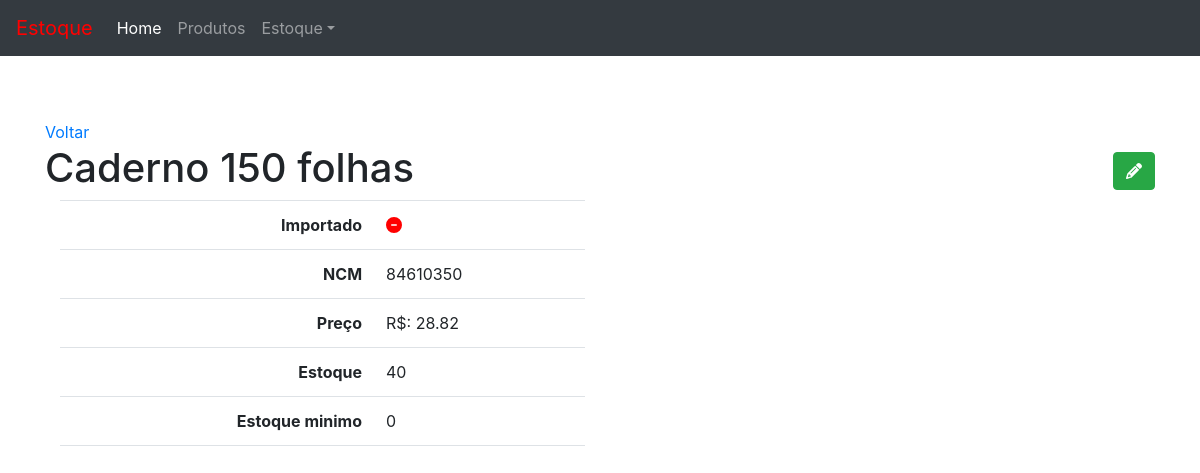
The page /produto/4/ on the database its author committed.
### product/models.py (models this page shows, shortened)
class Product(models.Model):
    imported = models.BooleanField(default= True)
    ncm = models.CharField('NCM', max_length= 8)
    product = models.CharField(max_length=100 , unique=True)
    price = models.DecimalField('price' , max_digits=7 , decimal_places=2)
    inventory = models.IntegerField('current_inventory')
    minimum_inventory = models.IntegerField('minimum_inventory' ,default= 0)
    class Meta:
        ordering = ('product' , )
    def __str__(self) :
        return self.product

### product/views.py (the view)
# urls.py: path('<int:pk>/' , v.product_detail , name='product_detail'),
def product_detail(request , pk):
    template_name = 'product_detail.html'
    obj = Product.objects.get(pk = pk)
    context = {'object_list' : obj}
    return render(request , template_name  , context )

### product/templates/product_detail.html
{% extends "base.html" %}
{% load static %}
{% block content %}
    <a href="{% url 'produto:product_list' %}">Voltar</a>
    <h1>{{ object_list }}
        <span class="pull-right">
            <a href="{% url 'produto:product_edit' object_list.pk %}">
                <button type="button" class="btn btn-success">
                    <span class="fa fa-pencil">Editar</span>
                </button>
            </a>
        </span>
    </h1>
    <div class="col-sm-6">
        <table class="table table-user-information">
            <tbody>
                <tr>
                    <th class="text-right">Importado</th>
                    <td>
                        {% if object_list.imported %}
                          <i class="fa fa-check-circle ok"></i>
                        {% else %}
                          <i class="fa fa-minus-circle no"></i>
                        {% endif %}
                      </td>
                </tr>
                <tr>
                    <th class="text-right">NCM</th>
                    <td>{{ object_list.ncm }}</td>
                </tr>
                <tr>
                    <th class="text-right">Preço</th>
                    <td>R$: {{ object_list.price }}</td>
                </tr>
                <tr>
                    <th class="text-right">Estoque</th>
                    <td>{{ object_list.inventory }}</td>
                </tr>
                <tr>
                    <th class="text-right">Estoque minimo</th>
                    <td>{{ object_list.minimum_inventory }}</td>
                </tr>
            </tbody>
        </table>
    </div>
{% endblock %}

### core/static/styles/style.css (style rules this page uses)
body { margin-top: 120px; }
.no { color: red; }

### rows shown on the page
Product: product "Caderno 150 folhas", ncm "84610350", price "28.82", inventory "40", minimum_inventory "0"
